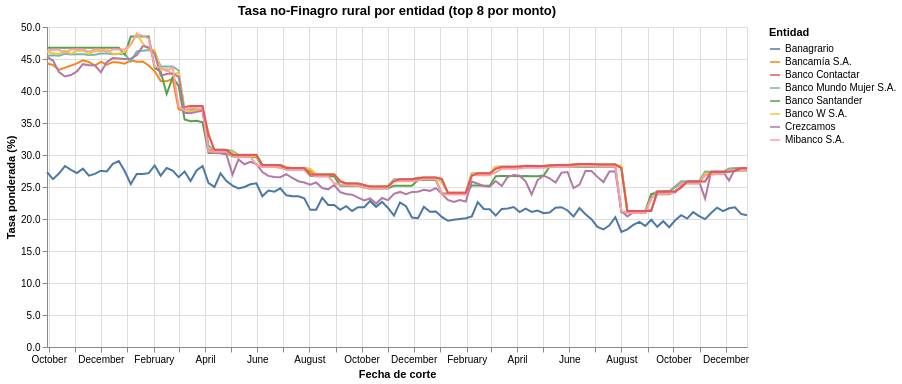

The notebook cell this image was saved under:
### Markdown cell above
### Evolución temporal por entidad (top 8 por monto acumulado)

Para entender si el patrón es generalizado o concentrado en pocas entidades.

### Code cell
top_ents = (
    ent.groupby("nombre_entidad")["montos_desembolsados"].sum()
       .nlargest(8).index.tolist()
)

ts_ent = (
    ent[ent["nombre_entidad"].isin(top_ents)]
        .groupby(["fecha_corte", "nombre_entidad"], as_index=False)
        .agg(num=("num", "sum"), monto=("montos_desembolsados", "sum"))
)
ts_ent["tasa"] = ts_ent["num"] / ts_ent["monto"]

tasa_por_entidad = (
    alt.Chart(ts_ent)
    .mark_line()
    .encode(
        x=alt.X("fecha_corte:T", title="Fecha de corte"),
        y=alt.Y("tasa:Q", title="Tasa ponderada (%)", axis=alt.Axis(format=".1f")),
        color=alt.Color("nombre_entidad:N", title="Entidad"),
        tooltip=["fecha_corte:T", "nombre_entidad:N",
                 alt.Tooltip("tasa:Q", format=".2f"),
                 alt.Tooltip("monto:Q", format=",.0f")],
    )
    .properties(width=700, height=320,
                title="Tasa no-Finagro rural por entidad (top 8 por monto)")
)
tasa_por_entidad

### Figure 1 — Vega-Lite specification as saved in the notebook (floating-point values rounded to 4 significant figures; data arrays with more than 128 entries replaced by an {"elided": "..."} marker saying what was removed)
{"config": {"view": {"continuousWidth": 300, "continuousHeight": 300}}, "data": {"name": "data-cb3a5fd81c8655d55610fae28bd1186e"}, "mark": {"type": "line"}, "encoding": {"color": {"field": "nombre_entidad", "title": "Entidad", "type": "nominal"}, "tooltip": [{"field": "fecha_corte", "type": "temporal"}, {"field": "nombre_entidad", "type": "nominal"}, {"field": "tasa", "format": ".2f", "type": "quantitative"}, {"field": "monto", "format": ",.0f", "type": "quantitative"}], "x": {"field": "fecha_corte", "title": "Fecha de corte", "type": "temporal"}, "y": {"axis": {"format": ".1f"}, "field": "tasa", "title": "Tasa ponderada (%)", "type": "quantitative"}}, "height": 320, "title": "Tasa no-Finagro rural por entidad (top 8 por monto)", "width": 700, "$schema": "https://vega.github.io/schema/vega-lite/v5.20.1.json", "datasets": {"data-cb3a5fd81c8655d55610fae28bd1186e": {"elided": "921 records"}}}
